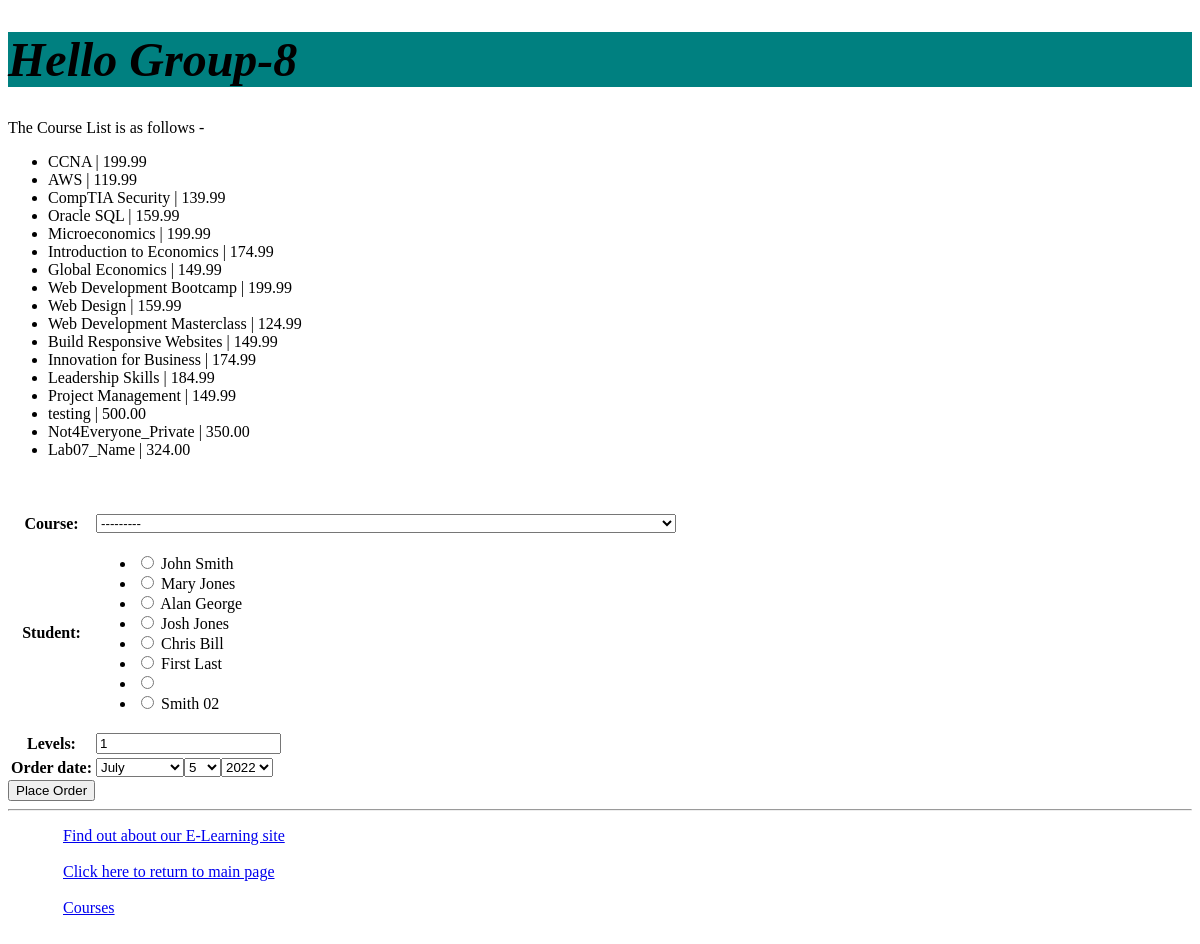
The app's page /myapp/place_order/ with its own data.
### myapp/models.py (models this page shows, shortened)
class Course(models.Model):
    topic = models.ForeignKey(Topic, related_name='courses', on_delete=models.CASCADE)
    name = models.CharField(max_length=200)
    price = models.DecimalField(max_digits=10, decimal_places=2)
    for_everyone = models.BooleanField(default=True)
    description = models.TextField(max_length=300, null=True, blank=True)
    interested = models.PositiveIntegerField(default=0)
    stages = models.PositiveIntegerField(default=3)
    def __str__(self):
        return self.name + ' - Course Name'  + ' | Topic Name: ' + self.topic.name + ' | Description: ' + self.description

### myapp/views.py (the view)
# urls.py: path(r'place_order/', views.place_order),
def place_order(request):
    msg = ''
    courlist = Course.objects.all()
    if request.method == 'POST':
        form = OrderForm(request.POST)
        if form.is_valid():
            order = form.save(commit=False)
            if order.levels <= order.course.stages:
                order.save()
                msg = 'Your course has been ordered successfully.'
                if order.course.price >= 150:
                    print(order.course.price)
                    order.course.discount()
                    print(order.course.price)
                    order.course.save()
            else:
                msg = 'You exceeded the number of levels for this course.'
            return render(request, 'myapp/order_response.html', {'msg': msg})
    else:
        form = OrderForm()
    return render(request, 'myapp/placeorder.html', {'form': form, 'msg': msg, 'courlist': courlist})

### myapp/forms.py
class OrderForm(forms.ModelForm):
    class Meta:
        model = Order
        fields = ('course', 'student', 'levels', 'order_date')
        widgets = {
            'student': forms.RadioSelect,
            'order_date': forms.SelectDateWidget
        }

### myapp/models.py (called while the page is built)
    def __str__(self):
        return self.first_name + ' ' + self.last_name #+ ' ,School ' + self.school + ', City ' + self.city

### myapp/templates/myapp/placeorder.html (shortened to what this page needs)
{% extends 'myapp/base.html' %}
{% block body_block %}
    <p>The Course List is as follows - </p>
<ul>
    {% for item in courlist %}
    <li> {{ item.name}} | {{ item.price }} </li>
    {% endfor %}
</ul>
    <br><br>
    <form method="post" action="">
        <table>
    {{ form.as_table }}
        </table>
    <input type="submit" value="Place Order"/>
    </form>
{% endblock %}

### records on screen
Course: name "CCNA", price "199.99"
Course: name "AWS", price "119.99"
Course: name "CompTIA Security", price "139.99"
Course: name "Oracle SQL", price "159.99"
Course: name "Microeconomics", price "199.99"
Course: name "Introduction to Economics", price "174.99"
Course: name "Global Economics", price "149.99"
Course: name "Web Development Bootcamp", price "199.99"
Course: name "Web Design", price "159.99"
Course: name "Web Development Masterclass", price "124.99"
Course: name "Build Responsive Websites", price "149.99"
Course: name "Innovation for Business", price "174.99"
Course: name "Leadership Skills", price "184.99"
Course: name "Project Management", price "149.99"
Course: name "testing", price "500.00"
Course: name "Not4Everyone_Private", price "350.00"
Course: name "Lab07_Name", price "324.00"
